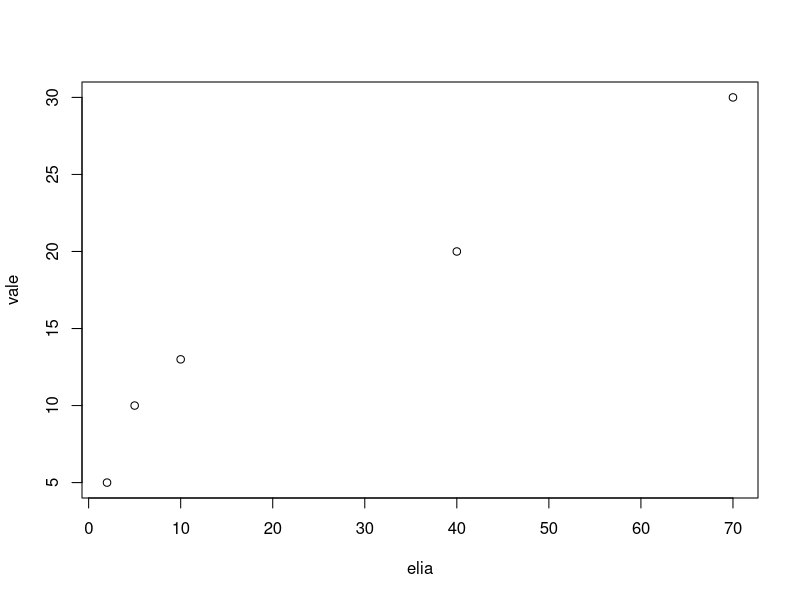
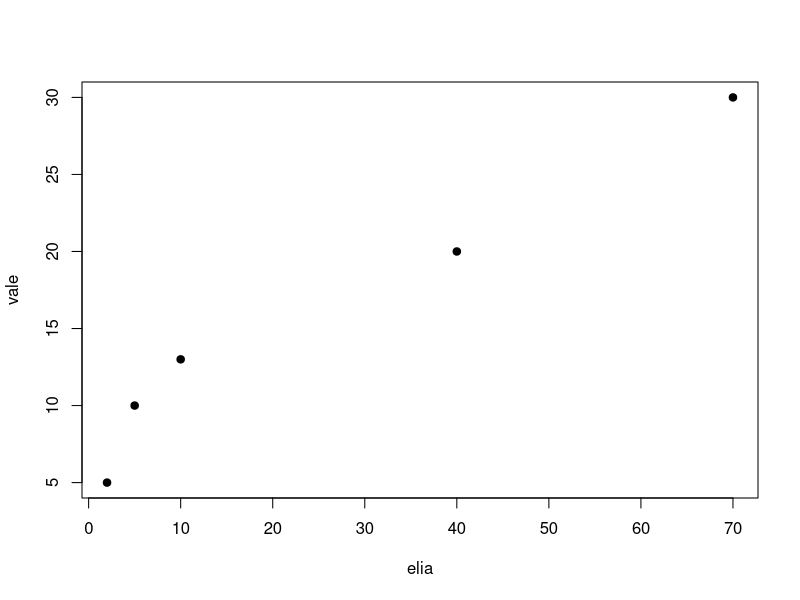

These figures' R source, in order: (Note: this script raises an error after producing the figures.)
# without an hashtag the comment can be understood by R when i paste in in R. The comment is used to DESCRIBE the function. Its just to let you understand what the function means!!! After, you can put the script
2+3

naza <- 2+3

marco <- 7+4

naza + marco

vale <- c(5,10,13,20,30)

elia <- c(2,5,10,40,70)


plot(elia,vale)

# if i want to change the point symbol i will use pch which means point character
plot(elia,vale,pch=19)

#to change the color i will use col, to change the dimension i will use cex
ploy(elia,vale,pch=19,col="blue",cex=2)
